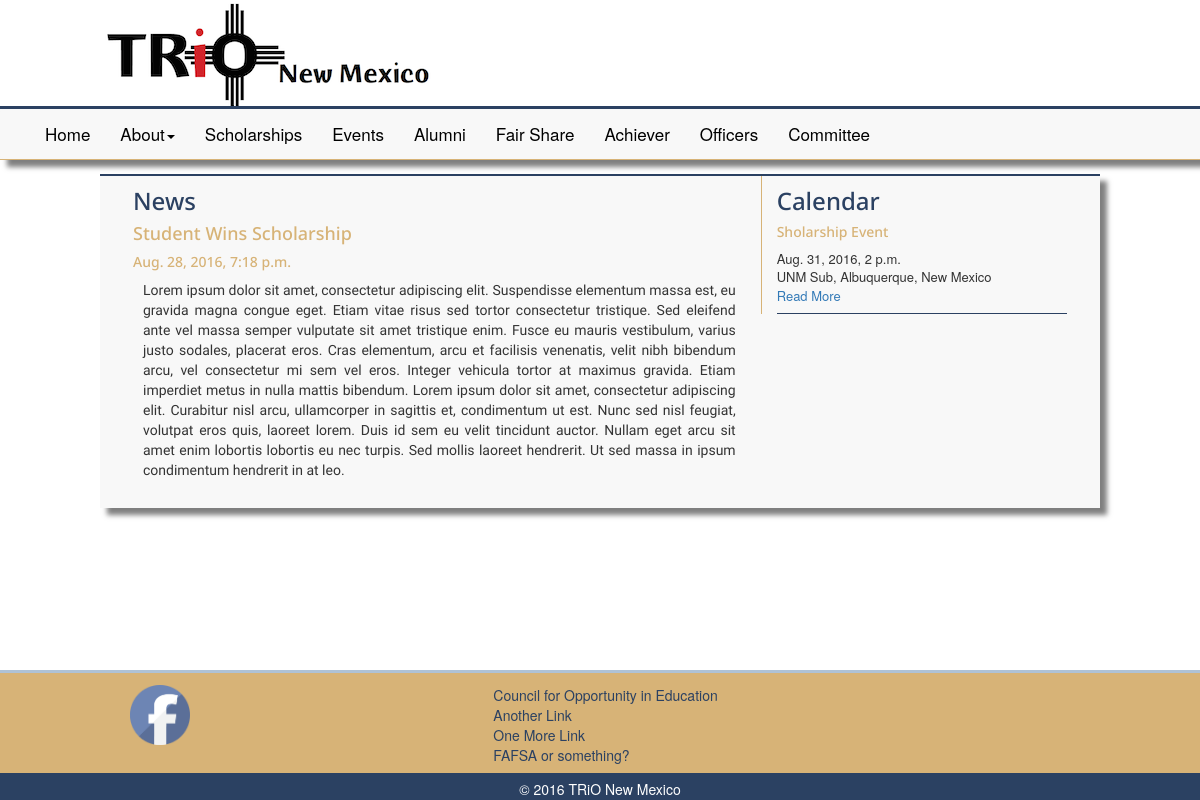
The page / on the database its author committed.
### trio_nm_main/models.py (models this page shows, shortened)
class NewsItem(models.Model):
    title = models.CharField(max_length=140)
    slug = models.SlugField(unique=True, max_length=140)
    body = models.TextField()
    optional_image = models.ImageField(verbose_name="Optional Image", blank=True)
    publish_date = models.DateTimeField(auto_now_add=True)
    class Meta:
        ordering = ['-publish_date']

class CalendarEvent(models.Model):
    title = models.CharField(max_length=60)
    date = models.DateTimeField()
    location = models.CharField(max_length=120)
    description = models.TextField()
    slug = models.SlugField(unique=True, max_length=140)
    class Meta:
        ordering = ['-date']

### trio_nm_main/views.py (the view)
# urls.py: url(r'^$', views.index, name='index'), #this should be last
def index(request):
    context = RequestContext(request)
    latest_news_item = NewsItem.objects.latest('publish_date')
    calendar = CalendarEvent.objects.all()
    context_dict = {'latest_news_item': latest_news_item, 'calendar': calendar}
    return render_to_response('index.html', context_dict, context)

### trio_nm_main/templates/trio_nm_main/index.html
{% extends 'trio_nm_main/base.html' %}
{% block content %}
<div class="container-fluid content">
    <div class="row content-row">
        <div class="col-md-1"></div>
        <div class="col-md-10 main content-container news">
            <div class="col-md-8">
                <div class="content-header">
                    <h3>News</h3>
                </div>
                    <h4>{{ latest_news_item.title }}</h4>
                    <h5>{{ latest_news_item.publish_date }}</h5>
                    <p>{{ latest_news_item.body }}</p>
            </div>
            <div class="col-md-4 calendar">
                <div class="content-header"><h3>Calendar</h3></div>
                {% for event in calendar %}
                    <div class="event-listing">
                        <h5>{{ event.title }}</h5>
                            {{ event.date }} <br>
                            {{ event.location }} <br>
                            <a href="{{ event.slug }}" >Read More</a>
                    </div>
                {% endfor %}
            </div>
        </div>
        <div class="col-md-1"></div>
    </div>
</div>
{% endblock %}

### static/css/styles.css (style rules this page uses)
html, body { height: 100%; }
body { background: url(../img/_MG_6133.jpg) no-repeat center center fixed; -webkit-background-size: cover; -moz-background-size: cover; -o-background-size: cover; background-size: cover; }
.content-row { background-color: transparent; }
.content { margin-bottom: 40px; }
.main, .content-container, #events-portlet { background-color: #f8f8f8; margin-top: 14px; padding: 0 18px 18px 18px; position: inherit; }
.content-header { color: #2B4162; font-family: 'Noto Sans', sans-serif; }
h1, h2, h3, h4, h5 { font-family: 'Noto Sans', sans-serif; }
.content-container { border-top: 2px solid #2B4162; -webkit-box-shadow: 7px 7px 5px 0 rgba(0, 0, 0, 0.5); -moz-box-shadow: 7px 7px 5px 0 rgba(0, 0, 0, 0.5); box-shadow: 7px 7px 5px 0 rgba(0, 0, 0, 0.5); padding-top: 0; }
.content-container p { padding-left: 10px; padding-right: 10px; font-family: 'Work Sans', sans-serif; }
h3 { margin-top: 12px; }
.calendar { border-left: 1px solid #D7B377; }
.event-listing { border-bottom: 1px solid #2B4162; padding-bottom: 8px; font-size: 13px; }
.news { text-align: justify; }
h4, h5 { color: #D7B377; }

### rows shown on the page
NewsItem: title "Student Wins Scholarship", publish_date "Aug. 28, 2016, 7:18 p.m.", body "Lorem ipsum dolor sit amet, consectetur adipiscing elit. Suspendisse elementum massa est, eu gravida magna congue eget. Etiam vitae risus sed tortor consectetur tristique. Sed eleifend ante vel massa semper vulputate sit amet tristique enim. Fusce eu mauris vestibulum, varius justo sodales, placerat eros. Cras elementum, arcu et facilisis venenatis, velit nibh bibendum arcu, vel consectetur mi sem vel eros. Integer vehicula tortor at maximus gravida. Etiam imperdiet metus in nulla mattis bibendum. Lorem ipsum dolor sit amet, consectetur adipiscing elit. Curabitur nisl arcu, ullamcorper in sagittis et, condimentum ut est. Nunc sed nisl feugiat, volutpat eros quis, laoreet lorem. Duis id sem…"
CalendarEvent: title "Sholarship Event", date "Aug. 31, 2016, 2 p.m.", location "UNM Sub, Albuquerque, New Mexico"
